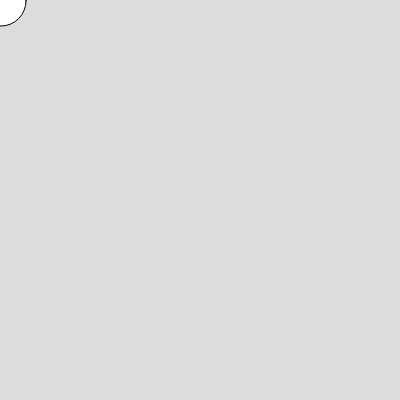
Frame 1 (no input)
Frame 60 (no input): identical to frame 1, image omitted
Frame 120 (the mouse pressed at the canvas centre since frame 60): identical to frame 1, image omitted

The p5.js sketch that drew this single still picture (run headless with seeded random() and noise() and a simulated clock; from frame 60 on, the mouse is pressed at the canvas centre):

// p5.js sketch
// ── sketch.js
let x = 0;
let y = 0;
let xspeed = 1;
let yspeed = 1;

function setup() {
  createCanvas(400, 400);
}

function draw() {
  background(220);


  if (x = 0 | x > width){
    xspeed = xspeed * -1; //reverse the x direction
  }

  if (y = 0 | y > width){
    yspeed = yspeed * -1; //reverse the y direction
  }

  x = x + xspeed; //iterate x
  y = y + yspeed; //iterate y

  circle (x, y, 50); //draw a circle 
}
